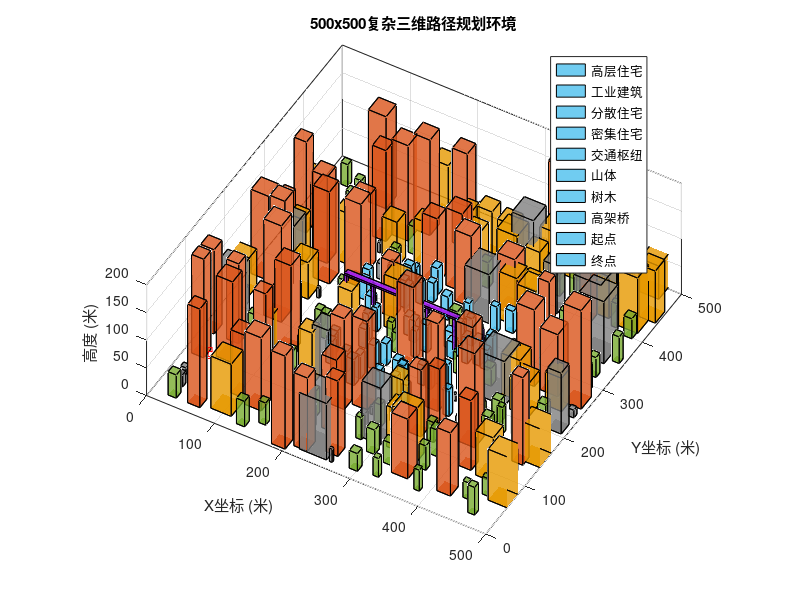

Recreate this plot in MATLAB. (Note: this script raises an error after producing the figure.)
%% =========================================================================
% 复杂三维路径规划环境生成系统（500x500超大间距全区域填满版）
% 核心：楼间距≥20米 + 全区域随机分散 + 无集中拥挤 + 无死循环
% =========================================================================
function complex_3d_environment_500x500()
clear; clc; close all;
fprintf('==============================================\n');
fprintf('   复杂三维路径规划环境生成系统\n');
fprintf('   地图尺寸: 500x500 | 超大间距全区域分散楼房\n');
fprintf('==============================================\n\n');
rng(42, 'twister');
%% 环境参数设置
map_size = 500;        % 地图尺寸 500x500
max_height = 200;      % 最大高度
grid_resolution = 2;   % 网格分辨率
MIN_BUILDING_DIST = 20;% 强制楼间距≥20米
fprintf('🗺️  正在初始化 %dx%dx%d 环境...\n', map_size, map_size, max_height);
%% 生成复杂环境
[environment, obstacle_info, building_list] = create_complex_environment(...
    map_size, max_height, grid_resolution, MIN_BUILDING_DIST);
%% 环境信息统计
fprintf('📊 环境生成完成！统计信息：\n');
fprintf('   网格尺寸: %dx%dx%d\n', size(environment.occupancy_map));
fprintf('   障碍物总数: %d个\n', obstacle_info.total_obstacles);
fprintf('   建筑类型: %d种\n', length(obstacle_info.type_count));
fprintf('   地图复杂度: %.1f%%\n', obstacle_info.obstacle_density * 100);
fprintf('   楼间距: ≥%d米\n', MIN_BUILDING_DIST);
fprintf('   密集区建筑数: %d个（X150-350,Y150-350）\n', obstacle_info.type_count('密集住宅'));
%% 可视化环境
fprintf('📈 生成环境可视化（实体楼房）...\n');
visualize_complex_environment(environment, obstacle_info, building_list, map_size, max_height);
%% 保存环境数据
save_environment_data(environment, obstacle_info, building_list);
fprintf('💾 环境数据已保存！\n');
fprintf('\n✅ 超大间距全区域分散楼房环境生成完成！\n');
end

function [environment, obstacle_info, building_list] = create_complex_environment(...
    map_size, max_height, grid_resolution, min_dist)
    % 初始化结构体
    environment = struct();
    environment.map_size = map_size;
    environment.max_height = max_height;
    environment.resolution = grid_resolution;
    environment.start_point_phys = [50, 50, 50];  % 起点
    environment.goal_point_phys = [450, 450, 50]; % 终点
    
    % 初始化占据网格
    grid_size = round(map_size / grid_resolution);
    height_grid_size = round(max_height / grid_resolution);
    environment.terrain_height = zeros(grid_size, grid_size);
    environment.occupancy_map = zeros(grid_size, grid_size, height_grid_size);
    
    % 初始化建筑列表和障碍物信息
    building_list = [];
    obstacle_info = struct();
    obstacle_info.total_obstacles = 0;
    obstacle_info.type_count = containers.Map({'高层住宅','工业建筑','分散住宅','自然障碍','交通枢纽','密集住宅','高架桥','山体','树木'}, {0,0,0,0,0,0,0,0,0});
    obstacle_info.obstacles = [];
    
    % 生成密集住宅区（X150-350,Y150-350）
    fprintf('   🏙️  生成城市密集建筑区（X150-350,Y150-350）...\n');
    dense_min_dist = 10;  % 密集区楼间距10米
    dense_num = 60;       % 密集区60栋楼
    dense_x_range = [150, 350];
    dense_y_range = [150, 350];
    
    bl_len = numel(building_list);
    for i = 1:dense_num
        pos_x = dense_x_range(1) + rand()*(dense_x_range(2)-dense_x_range(1));
        pos_y = dense_y_range(1) + rand()*(dense_y_range(2)-dense_y_range(1));
        pos_z = environment.terrain_height(round(pos_x/grid_resolution), round(pos_y/grid_resolution));
        
        width = 8 + rand()*4;
        length = 8 + rand()*4;
        height = 30 + rand()*20;
        
        % 检查间距
        valid = true;
        if bl_len > 0
            for j = 1:bl_len
                dist = sqrt((pos_x - building_list(j).x_phys)^2 + (pos_y - building_list(j).y_phys)^2);
                if dist < dense_min_dist
                    valid = false;
                    break;
                end
            end
        end
        
        if valid
            building = struct();
            building.x_phys = pos_x;
            building.y_phys = pos_y;
            building.z_phys = pos_z;
            building.width = width;
            building.length = length;
            building.height = height;
            building.type = '密集住宅';
            building_list = [building_list, building];
            obstacle_info.type_count('密集住宅') = obstacle_info.type_count('密集住宅') + 1;
            obstacle_info.total_obstacles = obstacle_info.total_obstacles + 1;
            bl_len = bl_len + 1;
        end
    end
    
    % 计算障碍物密度
    total_voxels = numel(environment.occupancy_map);
    occupied_voxels = sum(environment.occupancy_map(:) == 1);
    obstacle_info.obstacle_density = occupied_voxels / total_voxels;
    
    % 生成其他类型建筑
    % 1. 高层住宅（50栋）
    [environment, obstacle_info, building_list] = add_building_type(...
        environment, obstacle_info, building_list, map_size, max_height, grid_resolution, ...
        '高层住宅', 50, [15,25], [100,180], min_dist);
    
    % 2. 工业建筑（40栋）
    [environment, obstacle_info, building_list] = add_building_type(...
        environment, obstacle_info, building_list, map_size, max_height, grid_resolution, ...
        '工业建筑', 40, [20,30], [60,100], min_dist);
    
    % 3. 分散住宅（80栋）
    [environment, obstacle_info, building_list] = add_building_type(...
        environment, obstacle_info, building_list, map_size, max_height, grid_resolution, ...
        '分散住宅', 80, [8,12], [30,50], min_dist);
    
    % 4. 自然障碍（60个）
    [environment, obstacle_info, building_list] = add_natural_type(...
        environment, obstacle_info, building_list, map_size, max_height, grid_resolution, 60, min_dist);
    
    % 5. 立体交通枢纽（高架桥+桥墩）
    [environment, obstacle_info, building_list] = add_transportation_hub(...
        environment, obstacle_info, building_list, map_size, grid_resolution, min_dist);
    
    % 重新计算障碍物密度
    total_voxels = numel(environment.occupancy_map);
    occupied_voxels = sum(environment.occupancy_map(:) == 1);
    obstacle_info.obstacle_density = occupied_voxels / total_voxels;
end

function [environment, obstacle_info, building_list] = add_building_type(...
    environment, obstacle_info, building_list, map_size, max_height, grid_resolution, ...
    build_type, num_build, size_range, height_range, min_dist)
    grid_size_x = size(environment.occupancy_map, 1);
    grid_size_z = size(environment.occupancy_map, 3);
    bl_len = numel(building_list);
    build_count = 0;
    max_attempts = num_build * 10;  % 防止死循环
    attempt = 0;
    
    while build_count < num_build && attempt < max_attempts
        attempt = attempt + 1;
        % 随机位置
        pos_x_phys = rand() * (map_size - 20) + 10;
        pos_y_phys = rand() * (map_size - 20) + 10;
        pos_x = ceil(pos_x_phys / grid_resolution);
        pos_y = ceil(pos_y_phys / grid_resolution);
        
        % 检查间距
        dist_ok = true;
        if bl_len > 0
            for i = 1:bl_len
                exist_x = building_list(i).x_phys;
                exist_y = building_list(i).y_phys;
                dist = sqrt((pos_x_phys - exist_x)^2 + (pos_y_phys - exist_y)^2);
                if dist < min_dist
                    dist_ok = false;
                    break;
                end
            end
        end
        
        if ~dist_ok
            continue;
        end
        
        % 随机尺寸/高度
        width_vox = randi([ceil(size_range(1)/grid_resolution), ceil(size_range(2)/grid_resolution)]);
        length_vox = width_vox;
        height_vox = randi([ceil(height_range(1)/grid_resolution), ceil(height_range(2)/grid_resolution)]);
        height_vox = min(height_vox, grid_size_z - 10);
        
        % 生成建筑
        terrain_height = environment.terrain_height(pos_x, pos_y);
        base_z = ceil(terrain_height / grid_resolution) + 1;
        if base_z < 1; base_z = 1; end
        if base_z + height_vox >= grid_size_z
            height_vox = grid_size_z - base_z - 5;
        end
        
        [environment, success] = add_cuboid_building(environment, pos_x, pos_y, base_z, width_vox, length_vox, height_vox);
        if success
            build_count = build_count + 1;
            bl_len = bl_len + 1;
            building_list(bl_len).type = build_type;
            building_list(bl_len).x_phys = pos_x_phys;
            building_list(bl_len).y_phys = pos_y_phys;
            building_list(bl_len).z_phys = terrain_height + grid_resolution;
            building_list(bl_len).width = width_vox * grid_resolution;
            building_list(bl_len).length = length_vox * grid_resolution;
            building_list(bl_len).height = height_vox * grid_resolution;
            obstacle_info.obstacles = [obstacle_info.obstacles; pos_x, pos_y, base_z, width_vox, length_vox, height_vox, 1];
            obstacle_info.type_count(build_type) = obstacle_info.type_count(build_type) + 1;
        end
    end
    
    if build_count < num_build
        warning('生成%s失败，仅生成%d个（目标%d个）', build_type, build_count, num_build);
    end
    obstacle_info.total_obstacles = obstacle_info.total_obstacles + build_count;
    fprintf('      生成%d个%s（间距≥%d米）\n', build_count, build_type, min_dist);
end

function [environment, obstacle_info, building_list] = add_natural_type(...
    environment, obstacle_info, building_list, map_size, max_height, grid_resolution, num_nat, min_dist)
    grid_size_x = size(environment.occupancy_map, 1);
    grid_size_z = size(environment.occupancy_map, 3);
    bl_len = numel(building_list);
    nat_count = 0;
    max_attempts = num_nat * 10;
    attempt = 0;
    
    while nat_count < num_nat && attempt < max_attempts
        attempt = attempt + 1;
        % 随机位置
        pos_x_phys = rand() * (map_size - 20) + 10;
        pos_y_phys = rand() * (map_size - 20) + 10;
        pos_x = ceil(pos_x_phys / grid_resolution);
        pos_y = ceil(pos_y_phys / grid_resolution);
        
        % 检查间距
        dist_ok = true;
        if bl_len > 0
            for i = 1:bl_len
                exist_x = building_list(i).x_phys;
                exist_y = building_list(i).y_phys;
                dist = sqrt((pos_x_phys - exist_x)^2 + (pos_y_phys - exist_y)^2);
                if dist < min_dist
                    dist_ok = false;
                    break;
                end
            end
        end
        
        if ~dist_ok
            continue;
        end
        
        % 生成自然障碍
        terrain_height = environment.terrain_height(pos_x, pos_y);
        base_z = ceil(terrain_height / grid_resolution) + 1;
        if base_z >= grid_size_z
            continue;
        end
        
        if rand() < 0.2
            % 山体
            radius_vox = randi([ceil(10/grid_resolution), ceil(20/grid_resolution)]);
            height_vox = randi([ceil(80/grid_resolution), ceil(120/grid_resolution)]);
            [environment, success] = add_pyramidal_building(environment, pos_x, pos_y, base_z, radius_vox, height_vox);
            shape_name = '山体';
        else
            % 树木
            radius_vox = randi([ceil(1/grid_resolution), ceil(3/grid_resolution)]);
            height_vox = randi([ceil(10/grid_resolution), ceil(30/grid_resolution)]);
            [environment, success] = add_pyramidal_building(environment, pos_x, pos_y, base_z, radius_vox, height_vox);
            shape_name = '树木';
        end
        
        if success
            nat_count = nat_count + 1;
            bl_len = bl_len + 1;
            building_list(bl_len).type = '自然障碍';
            building_list(bl_len).x_phys = pos_x_phys;
            building_list(bl_len).y_phys = pos_y_phys;
            building_list(bl_len).z_phys = terrain_height + grid_resolution;
            building_list(bl_len).width = radius_vox * 2 * grid_resolution;
            building_list(bl_len).length = radius_vox * 2 * grid_resolution;
            building_list(bl_len).height = height_vox * grid_resolution;
            obstacle_info.obstacles = [obstacle_info.obstacles; pos_x, pos_y, base_z, radius_vox, radius_vox, height_vox, 7];
            obstacle_info.type_count(shape_name) = obstacle_info.type_count(shape_name) + 1;
        end
    end
    
    if nat_count < num_nat
        warning('生成自然障碍失败，仅生成%d个（目标%d个）', nat_count, num_nat);
    end
    obstacle_info.total_obstacles = obstacle_info.total_obstacles + nat_count;
    fprintf('      生成%d个自然障碍（间距≥%d米）\n', nat_count, min_dist);
end

function [environment, obstacle_info, building_list] = add_transportation_hub(...
    environment, obstacle_info, building_list, map_size, grid_resolution, min_dist)
    grid_size_x = size(environment.occupancy_map, 1);
    grid_size_z = size(environment.occupancy_map, 3);
    bl_len = numel(building_list);
    max_attempts = 1000;  % 防止死循环
    attempt = 0;
    bridge_y_phys = 250;  % 默认位置
    
    % 寻找高架桥位置
    while attempt < max_attempts
        attempt = attempt + 1;
        bridge_y_phys = rand() * 300 + 100;  % y范围100-400
        dist_ok = true;
        for i = 1:bl_len
            exist_y = building_list(i).y_phys;
            if abs(bridge_y_phys - exist_y) < min_dist
                dist_ok = false;
                break;
            end
        end
        if dist_ok
            break;
        end
        if attempt == max_attempts
            warning('未找到理想高架桥位置，使用默认位置（y=250）');
            bridge_y_phys = 250;
        end
    end
    
    % 高架桥参数
    x_min_phys = 150;
    x_max_phys = 350;
    bridge_height_phys = 80;
    bridge_width_phys = 8;
    bridge_length_phys = x_max_phys - x_min_phys;
    
    % 转换为网格坐标
    x_min = ceil(x_min_phys / grid_resolution);
    x_max = ceil(x_max_phys / grid_resolution);
    bridge_y = ceil(bridge_y_phys / grid_resolution);
    bridge_height = ceil(bridge_height_phys / grid_resolution);
    bridge_width = ceil(bridge_width_phys / grid_resolution);
    
    % 绘制高架桥
    for x = x_min:x_max
        for y = (bridge_y - bridge_width/2):(bridge_y + bridge_width/2)
            y = round(y);
            for z = bridge_height:(bridge_height + ceil(3/grid_resolution))
                if x >= 1 && x <= grid_size_x && y >= 1 && y <= grid_size_x && z >= 1 && z <= grid_size_z
                    environment.occupancy_map(x, y, z) = 1;
                end
            end
        end
    end
    
    % 绘制桥墩（间距≥40米）
    pier_spacing_phys = 40;
    pier_count = 0;
    for x_phys = x_min_phys:pier_spacing_phys:x_max_phys
        x = ceil(x_phys / grid_resolution);
        pier_radius = ceil(2 / grid_resolution);
        pier_height = bridge_height;
        [environment, success] = add_cylindrical_building(environment, x, bridge_y, 1, pier_radius, pier_height);
        if success
            pier_count = pier_count + 1;
            bl_len = bl_len + 1;
            building_list(bl_len).type = '交通枢纽';
            building_list(bl_len).x_phys = x_phys;
            building_list(bl_len).y_phys = bridge_y_phys;
            building_list(bl_len).z_phys = 0;
            building_list(bl_len).width = pier_radius * 2 * grid_resolution;
            building_list(bl_len).length = pier_radius * 2 * grid_resolution;
            building_list(bl_len).height = pier_height * grid_resolution;
        end
    end
    
    % 记录高架桥信息
    bl_len = bl_len + 1;
    building_list(bl_len).type = '交通枢纽';
    building_list(bl_len).x_phys = (x_min_phys+x_max_phys)/2;
    building_list(bl_len).y_phys = bridge_y_phys;
    building_list(bl_len).z_phys = bridge_height_phys;
    building_list(bl_len).width = bridge_length_phys;
    building_list(bl_len).length = bridge_width_phys;
    building_list(bl_len).height = 3;
    obstacle_info.obstacles = [obstacle_info.obstacles; mean([x_min, x_max]), bridge_y, bridge_height, ...
        ceil(bridge_length_phys/grid_resolution), bridge_width, ceil(3/grid_resolution), 5];
    obstacle_info.type_count('高架桥') = 1;
    obstacle_info.total_obstacles = obstacle_info.total_obstacles + 1 + pier_count;
    fprintf('      生成立体交通枢纽（高架桥+%d个桥墩，间距≥%d米）\n', pier_count, pier_spacing_phys);
end

function visualize_complex_environment(environment, obstacle_info, building_list, map_size, max_height)
    % 创建3D图形
    figure('Name', '复杂三维路径规划环境', 'Position', [100, 100, 1000, 800]);
    hold on; grid on; box on;
    xlabel('X坐标 (米)'); ylabel('Y坐标 (米)'); zlabel('高度 (米)');
    title('500x500复杂三维路径规划环境');
    axis equal;
    axis([0 map_size 0 map_size 0 max_height]);
    
    % 定义不同建筑类型的颜色
    color_map = containers.Map();
    color_map('高层住宅') = [0.85, 0.33, 0.1];   % 橙色
    color_map('工业建筑') = [0.9, 0.6, 0];      % 黄色
    color_map('分散住宅') = [0.47, 0.67, 0.19];  % 绿色
    color_map('密集住宅') = [0.3, 0.75, 0.93];   % 浅蓝色
    color_map('交通枢纽') = [0.63, 0.13, 0.94];  % 紫色
    color_map('山体') = [0.55, 0.27, 0.07];      % 棕色
    color_map('树木') = [0, 0.5, 0];             % 深绿色
    color_map('高架桥') = [0.5, 0.5, 0.5];       % 灰色
    
   % 绘制所有建筑（删除冗余条件判断）
for i = 1:numel(building_list)
    b = building_list(i);
    if isKey(color_map, b.type)
        color = color_map(b.type);
    else
        color = [0.5, 0.5, 0.5];  % 默认灰色
    end
    
    % 计算建筑角落坐标
    x = b.x_phys;
    y = b.y_phys;
    z = b.z_phys;
    w = b.width;
    l = b.length;
    h = b.height;
    
    % 直接绘制（无需特殊判断，逻辑统一）
    draw_cuboid(x - w/2, y - l/2, z, w, l, h, color, 0.8);
end
    
    % 绘制起点和终点
    start = environment.start_point_phys;
    goal = environment.goal_point_phys;
    plot3(start(1), start(2), start(3), 'ro', 'MarkerSize', 10, 'MarkerFaceColor', 'r');
    plot3(goal(1), goal(2), goal(3), 'go', 'MarkerSize', 10, 'MarkerFaceColor', 'g');
    text(start(1), start(2), start(3)+10, '起点', 'Color', 'r');
    text(goal(1), goal(2), goal(3)+10, '终点', 'Color', 'g');
    
    % 添加图例
    legend_items = {'高层住宅', '工业建筑', '分散住宅', '密集住宅', '交通枢纽', '山体', '树木', '高架桥', '起点', '终点'};
    legend(legend_items, 'Location', 'best');
    
    % 设置视角
    view(30, 45);
    hold off;
end

function draw_cuboid(x, y, z, width, length, height, color, alpha)
    % 绘制长方体
    vertices = [
        x, y, z;
        x + width, y, z;
        x + width, y + length, z;
        x, y + length, z;
        x, y, z + height;
        x + width, y, z + height;
        x + width, y + length, z + height;
        x, y + length, z + height
    ];
    
    faces = [
        1, 2, 3, 4;
        5, 6, 7, 8;
        1, 2, 6, 5;
        2, 3, 7, 6;
        3, 4, 8, 7;
        4, 1, 5, 8
    ];
    
    patch('Vertices', vertices, 'Faces', faces, 'FaceColor', color, 'EdgeColor', 'k', 'FaceAlpha', alpha);
end

function save_environment_data(environment, obstacle_info, building_list)
    % 保存环境数据到MAT文件
    save('complex_3d_environment.mat', 'environment', 'obstacle_info', 'building_list');
end

function environment = generate_dynamic_terrain(environment, map_size, max_height, grid_resolution)
    grid_size_x = size(environment.occupancy_map, 1);
    grid_size_y = size(environment.occupancy_map, 2);
    
    [X, Y] = meshgrid(1:grid_size_x, 1:grid_size_y);
    X = X'; Y = Y';
    
    terrain = zeros(grid_size_x, grid_size_y);
    noise1 = 0.4 * generate_perlin_noise(grid_size_x, grid_size_y, 0.01);
    noise2 = 0.3 * generate_perlin_noise(grid_size_x, grid_size_y, 0.05);
    noise3 = 0.2 * generate_perlin_noise(grid_size_x, grid_size_y, 0.1);
    terrain = (noise1 + noise2 + noise3) * max_height * 0.1;
    
    river_center_y = grid_size_y * 0.6;
    for i = 1:grid_size_x
        for j = 1:grid_size_y
            distance_to_river = abs(j - river_center_y);
            if distance_to_river < grid_size_y * 0.1
                valley_depth = max_height * 0.05 * (1 - distance_to_river / (grid_size_y * 0.1));
                terrain(i,j) = terrain(i,j) - valley_depth;
            end
        end
    end
    
    environment.terrain_height = max(0, terrain);
    
    for i = 1:grid_size_x
        for j = 1:grid_size_y
            terrain_height_voxels = ceil(environment.terrain_height(i,j) / grid_resolution);
            terrain_height_voxels = min(terrain_height_voxels, size(environment.occupancy_map,3));
            environment.occupancy_map(i, j, 1:terrain_height_voxels) = 1;
        end
    end
end

function noise = generate_perlin_noise(width, height, frequency)
    [X, Y] = meshgrid(1:width, 1:height);
    X = X'; Y = Y';
    
    noise = randn(size(X));
    h = fspecial('gaussian', 15, 1/frequency);
    noise = imfilter(noise, h, 'replicate');
    noise = (noise - min(noise(:))) / (max(noise(:)) - min(noise(:)));
end

function [environment, success] = add_cuboid_building(environment, center_x, center_y, base_z, width, length, height)
    success = false;
    grid_size = size(environment.occupancy_map);
    
    x_start = max(1, center_x - floor(width/2));
    x_end = min(grid_size(1), center_x + floor(width/2));
    y_start = max(1, center_y - floor(length/2));
    y_end = min(grid_size(2), center_y + floor(length/2));
    z_end = min(grid_size(3), base_z + height - 1);
    
    if x_end - x_start < 2; x_end = x_start + 2; end
    if y_end - y_start < 2; y_end = y_start + 2; end
    if z_end - base_z < 5; z_end = base_z + 5; end
    
    if x_start >= x_end || y_start >= y_end || base_z > z_end
        return;
    end
    
    try
        environment.occupancy_map(x_start:x_end, y_start:y_end, base_z:z_end) = 1;
        success = true;
    catch
        success = false;
    end
end

function [environment, success] = add_cylindrical_building(environment, center_x, center_y, base_z, radius, height)
    success = false;
    grid_size = size(environment.occupancy_map);
    
    z_end = min(grid_size(3), base_z + height - 1);
    
    for x = max(1, center_x-radius):min(grid_size(1), center_x+radius)
        for y = max(1, center_y-radius):min(grid_size(2), center_y+radius)
            distance = sqrt((x - center_x)^2 + (y - center_y)^2);
            if distance <= radius
                for z = base_z:z_end
                    if x >= 1 && x <= grid_size(1) && y >= 1 && y <= grid_size(2) && z >= 1 && z <= grid_size(3)
                        environment.occupancy_map(x, y, z) = 1;
                    end
                end
            end
        end
    end
    success = true;
end

function [environment, success] = add_pyramidal_building(environment, center_x, center_y, base_z, base_radius, height)
    success = false;  % 初始化成功标志为false
    grid_size = size(environment.occupancy_map);
    
    for z = 0:(height-1)
        current_radius = base_radius * (1 - z/height);
        if current_radius < 1
            break;  % 半径过小，停止绘制
        end
        
        current_z = base_z + z;
        if current_z > grid_size(3)
            break;  % 超出高度范围，停止绘制
        end
        
        % 遍历当前高度层的栅格
        for x = max(1, center_x - floor(current_radius)):min(grid_size(1), center_x + floor(current_radius))
            for y = max(1, center_y - floor(current_radius)):min(grid_size(2), center_y + floor(current_radius))
                distance = sqrt((x - center_x)^2 + (y - center_y)^2);
                if distance <= current_radius
                    if x >= 1 && x <= grid_size(1) && y >= 1 && y <= grid_size(2)
                        % 补全核心赋值：栅格设为1（表示有障碍物）
                        environment.occupancy_map(x, y, current_z) = 1;
                    end
                end
            end
        end
    end
    
    success = true;  % 绘制完成，标记成功
end